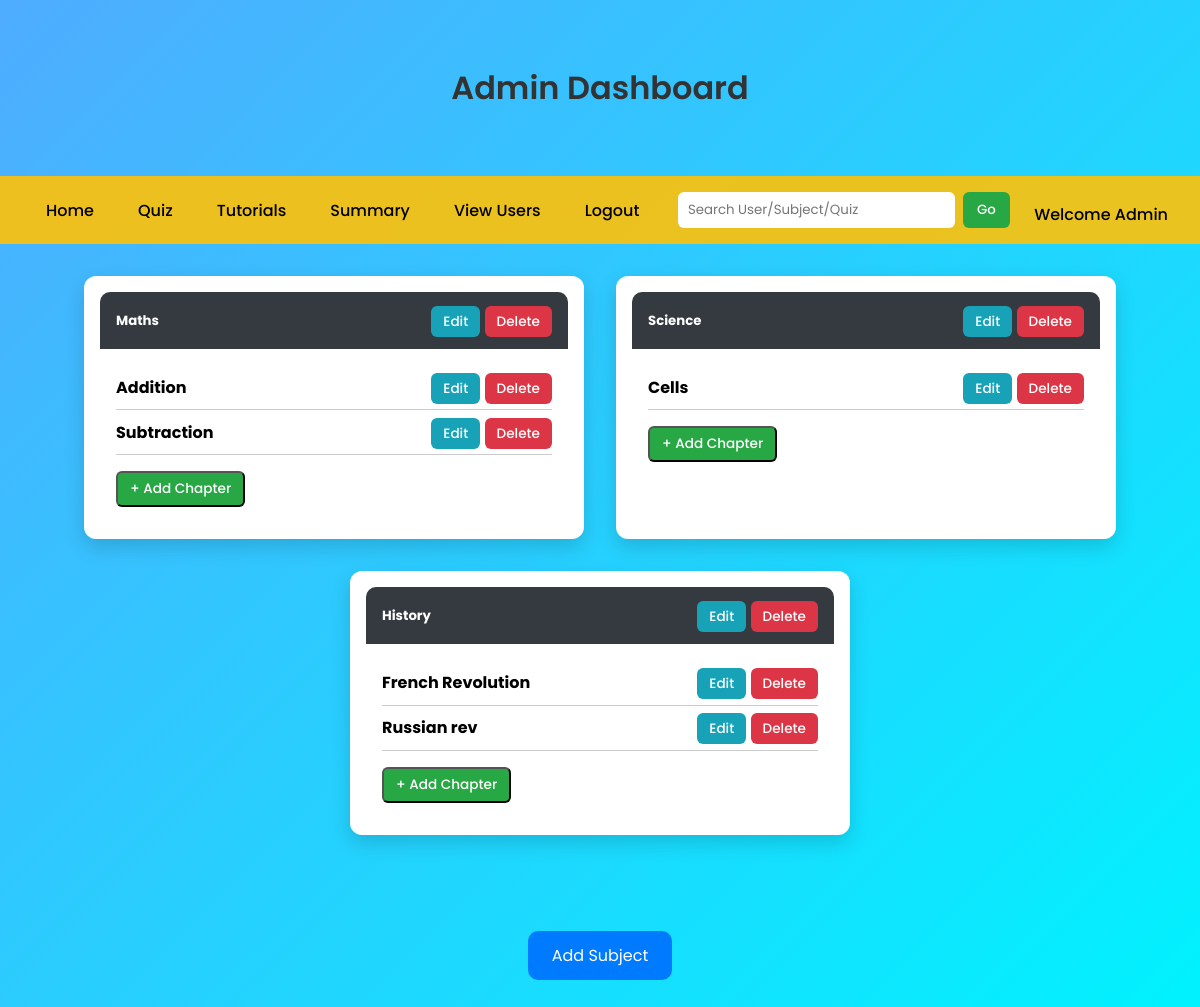
The app's page /admin_Dashboard with its own data.
### app.py (models this page shows)
class Subject(db.Model):
    __tablename__ = 'subject'
    sub_id = db.Column(db.Integer, autoincrement=True, primary_key=True)
    sub_name = db.Column(db.String(20), unique=True, nullable=False)
    desc = db.Column(db.String(50))
    chapters = db.relationship("Chapter", backref='subject', lazy=True, cascade="all, delete")

class Chapter(db.Model):
    __tablename__ = 'chapter'
    chap_id = db.Column(db.Integer, autoincrement=True, primary_key=True)
    chap_name = db.Column(db.String(20), unique=True, nullable=False)
    standard = db.Column(db.Integer, nullable=False)
    desc = db.Column(db.String(50))
    sub_id = db.Column(db.Integer, db.ForeignKey("subject.sub_id", ondelete="CASCADE"), nullable=False)
    quizzes = db.relationship("Quiz", backref='chapter', lazy=True, cascade="all, delete")
    tutorials = db.relationship("Tutorials", backref='chapter', lazy=True, cascade="all, delete")

### app.py (the view)
@app.route('/admin_Dashboard')
def admin_Dashboard():
    sub=Subject.query.all()
    return render_template('adminDashboard.html',sub=sub)

### app.py (called while the page is built)
@app.before_request
def create_tables():
    db.create_all()
    if not User.query.filter_by(email="Admin12@gmail.com").first():
        admin=User(name="Admin", email="Admin12@gmail.com", password=generate_password_hash("Silvia06@10"), std=0, dob=datetime.strptime("2006-06-01", "%Y-%m-%d").date(),admin=True)
        db.session.add(admin)
        db.session.commit()

### templates/adminDashboard.html (shortened to what this page needs)
<!DOCTYPE html>
<html lang="en">
<head>
</head>
<body>
  <div class="container">
    <h3>Admin Dashboard</h3>
  </div>
  <nav>
    <ul>
      <li><a href="/admin_Dashboard">Home</a></li>
      <li><a href="/quiz_Management">Quiz</a></li>
      <li><a href="/tutorials">Tutorials</a></li>
      <li><a href="/summary">Summary</a></li>
      <li><a href="/viewUsers">View Users</a></li>
      <li><a href="{{url_for('logout')}}">Logout</a></li>
    </ul>
    <form class="navbar-form" action="{{url_for('admin_search')}}" method="GET">
      <input type="search" placeholder="Search User/Subject/Quiz" name="query" id="ad_search"/>
      <button type="submit">Go</button>
    </form>
    <span class="welcome">Welcome Admin</span>
  </nav>
  <div class="container">
    <div class="row">
      {% for subject in sub %}
      <div class="card">
        <div class="card-header">
          <h5>{{ subject.sub_name }}</h5>
          <span>
            <a href="/editSubject/{{ subject.sub_id }}" class="btn btn-info">Edit</a>
            <a href="/deleteSubject/{{ subject.sub_id }}" class="btn btn-danger">Delete</a>
          </span>
        </div>
        <div class="card-body">
          {% for chapter in subject.chapters %}
          <div class="d-flex">
            <span><strong>{{ chapter.chap_name }}</strong></span>
            <span>
              <a href="/editChapter/{{ chapter.chap_id }}" class="btn btn-info">Edit</a>
              <a href="/deleteChapter/{{ chapter.chap_id }}" class="btn btn-danger">Delete</a>
            </span>
          </div>
          {% endfor %}
          <form action="{{ url_for('add_chapter', sub_id=subject.sub_id) }}" method="POST">
            <button type="submit" class="btn btn-success">+ Add Chapter</button>
          </form>
        </div>
      </div>
      {% endfor %}
    </div>
  </div>
  <div class="container text-center">
    <form id="addSubject" action="{{ url_for('add_subject') }}">
      <input type="submit" class="btn-primary" value="Add Subject" />
    </form>
  </div>
</body>
</html>

### templates/adminDashboard.html (style rules this page uses)
* { margin: 0; padding: 0; box-sizing: border-box; font-family: 'Poppins', sans-serif; }
body { background: linear-gradient(135deg, #4facfe, #00f2fe); color: #333; min-height: 100vh; animation: fadeInBody 1s ease-in; }
h3 { text-align: center; padding: 2rem 0; font-size: 2rem; font-weight: 600; }
nav { background-color: rgba(255, 193, 7, 0.9); padding: 1rem 2rem; display: flex; flex-wrap: wrap; justify-content: space-between; align-items: center; animation: fadeIn 1s ease-in; }
nav ul { list-style: none; display: flex; gap: 1rem; flex-wrap: wrap; }
nav ul li a { text-decoration: none; color: #000; padding: 6px 14px; font-weight: 500; border-radius: 6px; transition: all 0.3s ease; }
.navbar-form { display: flex; gap: 0.5rem; align-items: center; }
.navbar-form input { padding: 8px 10px; border-radius: 6px; border: none; outline: none; transition: box-shadow 0.3s ease; }
.navbar-form button { background-color: #28a745; border: none; color: white; padding: 8px 14px; border-radius: 6px; font-weight: 500; cursor: pointer; transition: background 0.3s ease, transform 0.2s; }
.welcome { font-weight: 500; color: #000; margin-top: 0.5rem; }
.container { padding: 2rem; max-width: 1200px; margin: auto; }
.row { display: flex; flex-wrap: wrap; gap: 2rem; justify-content: center; }
.card { background: #fff; color: #000; border-radius: 12px; padding: 1rem; width: 100%; max-width: 500px; box-shadow: 0 8px 20px rgba(0, 0, 0, 0.15); animation: slideIn 0.6s ease forwards; transform: translateY(20px); opacity: 0; transition: transform 0.3s ease; }
.card-header { background-color: #343a40; color: white; padding: 1rem; border-radius: 10px 10px 0 0; display: flex; justify-content: space-between; align-items: center; }
.card-body { padding: 1rem; }
.card-body .d-flex { display: flex; justify-content: space-between; align-items: center; border-bottom: 1px solid #ccc; padding: 0.6rem 0; }
.btn { padding: 6px 12px; border-radius: 6px; font-size: 0.85rem; text-decoration: none; font-weight: 500; transition: all 0.3s ease; }
.btn-info { background-color: #17a2b8; color: white; }
.btn-danger { background-color: #dc3545; color: white; }
.btn-success { background-color: #28a745; color: white; margin-top: 1rem; }
.btn-primary { background-color: #007bff; color: white; padding: 12px 24px; font-size: 1rem; border: none; border-radius: 10px; cursor: pointer; margin-top: 2rem; transition: all 0.3s ease; }
.text-center { text-align: center; }

### records on screen
Subject: sub_name "Maths"
Chapter: chap_name "Addition"
Chapter: chap_name "Subtraction"
Subject: sub_name "Science"
Chapter: chap_name "Cells"
Subject: sub_name "History"
Chapter: chap_name "French Revolution"
Chapter: chap_name "Russian rev"
